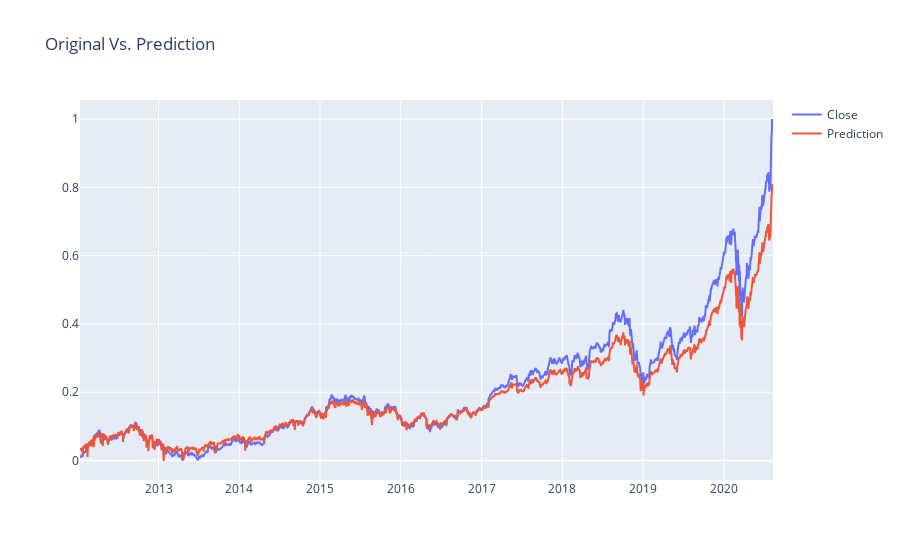

The notebook cell saved with this chart:
### Code cell
# Plot the results
interactive_plot(df_predicted, "Original Vs. Prediction")

### Figure 1 — Plotly figure (JSON) as saved in the notebook; plotly's stock layout.template omitted (floating-point values rounded to 4 significant figures; data arrays with more than 128 entries replaced by an {"elided": "..."} marker saying what was removed)
{"data": [{"name": "Close", "type": "scatter", "x": {"elided": "2158 str values"}, "y": {"elided": "2158 float values"}}, {"name": "Prediction", "type": "scatter", "x": {"elided": "2158 str values"}, "y": {"elided": "2158 float values"}}], "layout": {"legend": {"tracegroupgap": 0}, "title": {"text": "Original Vs. Prediction"}, "xaxis": {"anchor": "y", "domain": [0, 1]}, "yaxis": {"anchor": "x", "domain": [0, 1]}}}
